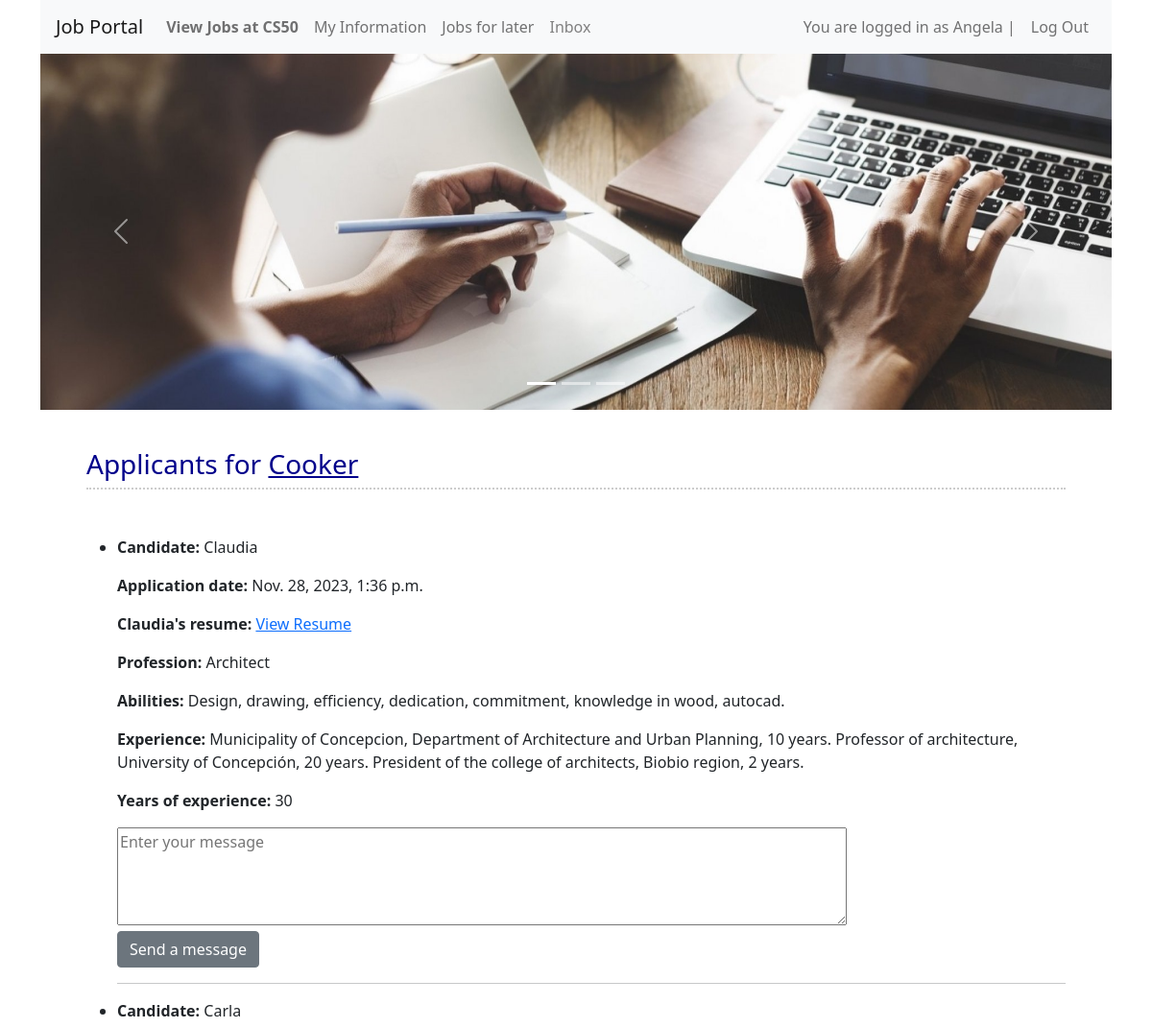
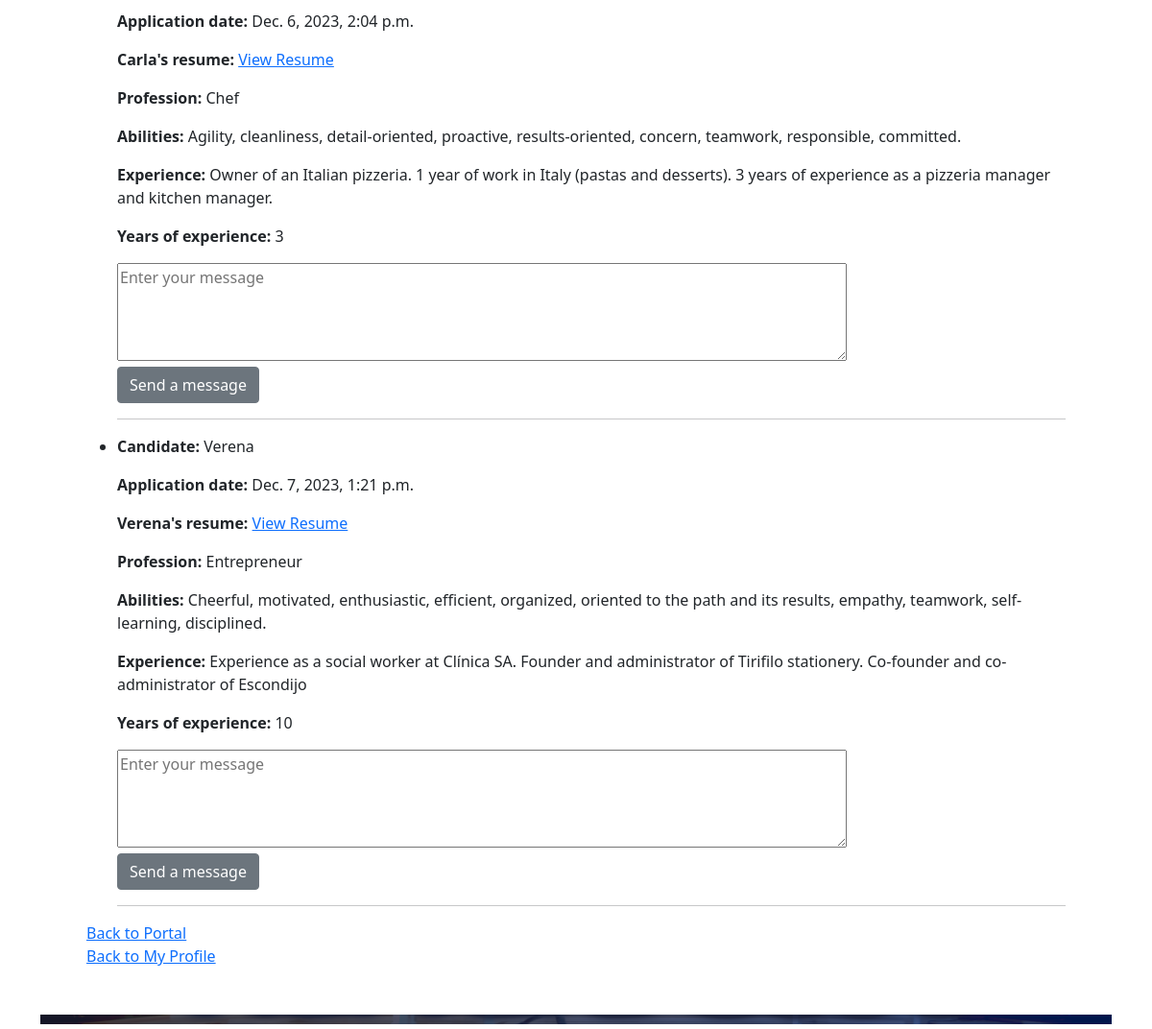
The page /candidates/1 (signed in) on the database its author committed (2 pictures, top to bottom).
### joboffers/models.py (models this page shows, shortened)
class User(AbstractUser):
    pass

class Offer_job(models.Model):
    STATUS_CHOICES = [
        ('available', 'Available'),
        ('filled', 'Filled'),
    ]
    title = models.CharField(max_length=1000, default="")
    company_name = models.CharField(max_length=1000, default="Reserved")
    company_data = models.CharField(max_length=1000, default="")
    job_description = models.CharField(max_length=1000, default="")
    category = models.CharField(max_length=140, default="")
    location =models.CharField(max_length=1000, default="")
    status = models.CharField(max_length=20, choices=STATUS_CHOICES, default='available')
    saved_by = models.ManyToManyField(User, related_name='saved_jobs', blank=True)
    created_by = models.ForeignKey(User, on_delete=models.CASCADE, related_name='created_jobs', null=True, blank=True)
    posted_by = models.ForeignKey(User, on_delete=models.CASCADE, related_name='posted_jobs', null=True, blank=True)

class Application(models.Model):
    user = models.ForeignKey(User, on_delete=models.CASCADE, related_name="user_applications")
    job = models.ForeignKey(Offer_job, on_delete=models.CASCADE, related_name="job_applied", default="")
    date = models.DateTimeField(auto_now_add=True)
    user_profile = models.ForeignKey(User_profile, on_delete=models.CASCADE, null=True, blank=True)

class User_profile(models.Model):
    user = models.ForeignKey(User, on_delete=models.CASCADE)
    title = models.CharField(max_length=400, default="")
    experience = models.CharField(max_length=1000)
    habilities = models.CharField(max_length=1000)
    years = models.IntegerField(default=0)
    resume = models.FileField(upload_to='resumes/', null=True, blank=True)

### joboffers/views.py (the view)
# urls.py: path("candidates/<int:job_id>", views.candidates, name="candidates"),
@login_required
def candidates(request, job_id):
    job = get_object_or_404(Offer_job, id=job_id)
    applications = Application.objects.filter(job=job)
    return render(request, 'joboffers/candidates.html', {
        "applications": applications,
        "job": job
    })

### joboffers/templates/joboffers/candidates.html (shortened to what this page needs)
{% extends "joboffers/layout.html" %}
{% block body %}
    <div class="my-3 mx-5" style="align-items: center;">
        <h3>Applicants for <u>{{ job.title }}</u></h3>
        <div style="border-top: 2px dotted #ccc"></div><br>
        <ul>
            <br>
            {% if applications %}
                {% for application in applications %}
                    <li>
                        <p><strong>Candidate:</strong> {{ application.user.username }}</p>
                        <p><strong>Application date:</strong> {{ application.date }}</p>
                        <p><strong>{{ application.user.username }}'s resume:</strong> <a href="{{ application.user_profile.resume.url }}" target="_blank">View Resume</a></p>
                        <p><strong>Profession:</strong> {{ application.user_profile.title }}</p>
                        <p><strong>Abilities:</strong> {{ application.user_profile.habilities }}</p>
                        <p><strong>Experience:</strong> {{ application.user_profile.experience }}</p>
                        <p><strong>Years of experience:</strong> {{ application.user_profile.years }}</p>
                        <form action="{% url 'send_message' receiver_id=application.user.id %}" method="post">
                            <textarea id="messageContent_{{ application.user.id }}" name="content" placeholder="Enter your message" cols="80" rows="4"></textarea><br>
                            <button type="submit" class="btn btn-secondary" onclick="return validateMessage('{{ application.user.id }}')">Send a message</button>
                        </form>
                        <hr>
                    </li>
                {% endfor %}
            {% else %}
                <li><h5>No candidates yet.</h5></li>
                <hr>
            {% endif %}
        </ul>
        <a href="{% url 'index' %}">Back to Portal</a>
        <br>
        <a href="{% url 'profile' %}">Back to My Profile</a>
    </div>
{% endblock %}

### joboffers/templates/joboffers/layout.html (shortened to what this page needs)
{% load static %}
<!DOCTYPE html>
<html lang="en">
<head>
    <link rel="stylesheet" href="https://stackpath.bootstrapcdn.com/bootstrap/4.4.1/css/bootstrap.min.css">
    <link href="{% static 'joboffers/styles.css' %}" rel="stylesheet">
    <link rel="stylesheet" href="https://use.fontawesome.com/releases/v6.4.0/css/all.css">
    <link href="https://cdn.jsdelivr.net/npm/bootstrap@5.1.3/dist/css/bootstrap.min.css" rel="stylesheet">
</head>
<body>
    <div class="container">
            <nav class="navbar navbar-expand-lg navbar-light bg-light">
            <a class="navbar-brand" href="{% url 'index' %}">Job Portal</a>
            <div class="collapse navbar-collapse" id="navbarNav">
                <ul class="navbar-nav mr-auto">
                    {% if user.is_authenticated %}
                        <li class="nav-item">
                            <a class="nav-link" href="{% url 'search_jobs' %}"><strong>View Jobs at CS50</strong></a>
                        </li>
                        <li class="nav-item">
                            <a class="nav-link" href="{% url 'profile' %}">My Information</a>
                        </li>
                        <li class="nav-item">
                            <a class="nav-link" href="{% url 'saved_jobs' %}">Jobs for later</a>
                        </li>
                        <li class="nav-item">
                            {% if unread_messages %}
                                <a class="nav-link" href="{% url 'inbox' %}" style="color: red;">Inbox</a>
                            {% else %}
                                <a class="nav-link" href="{% url 'inbox' %}" style="color: grey;">Inbox</a>
                            {% endif %}
                        </li>
                </ul>
                <div class="navbar-nav ml-auto">
                    <span class="nav-item nav-link">
                        You are logged in as {{ user.username }} |
                    </span>
                    <a class="nav-item nav-link" href="{% url 'logout_view' %}">
                        Log Out
                    </a>
                </div>
                    {% endif %}
            </div>
        </nav>
        <div id="carouselExampleCaptions" class="carousel slide" data-bs-ride="carousel">
            <div class="carousel-indicators">
            <button type="button" data-bs-target="#carouselExampleCaptions" data-bs-slide-to="0" class="active" aria-current="true" aria-label="Slide 1"></button>
            <button type="button" data-bs-target="#carouselExampleCaptions" data-bs-slide-to="1" aria-label="Slide 2"></button>
            <button type="button" data-bs-target="#carouselExampleCaptions" data-bs-slide-to="2" aria-label="Slide 3"></button>
            </div>
            <div class="carousel-inner">
                {% if user.is_authenticated %}
                    <div class="carousel-item active">
                        <img src="{% static 'joboffers/JobSearch2.jpg' %}" class="d-block w-100" alt="firstslide" style="max-height: 400px;">
                        <div class="carousel-caption d-none d-md-block">
                        </div>
                    </div>
                {% endif %}
            </div>
            <button class="carousel-control-prev" type="button" data-bs-target="#carouselExampleCaptions" data-bs-slide="prev">
            <span class="carousel-control-prev-icon" aria-hidden="true"></span>
            </button>
            <button class="carousel-control-next" type="button" data-bs-target="#carouselExampleCaptions" data-bs-slide="next">
            <span class="carousel-control-next-icon" aria-hidden="true"></span>
            </button>
        </div>
        <br>
        <div class="body">
            {% block body %}
            {% endblock %}
        </div>
    </div>
</body>
<footer>
    <br>
    <div class="container">
        <div class="text-center">
            <img src="{% static 'joboffers/footer3.png' %}" class="img-fluid" alt="footerpic" style="max-height: 10px;">
        </div>
    </div>
</footer>
</html>

### joboffers/static/joboffers/styles.css (style rules this page uses)
body { background-color: #fff; color: #000; font-family: 'Arial', sans-serif; }
h1, h2, h3, h4, h5, h6 { color: darkblue; }
footer img { width: 100%; }
footer { max-width: none; }

### rows shown on the page
User: username "Angela"
Offer_job: title "Cooker"
Application: user.username "Claudia", date "Nov. 28, 2023, 1:36 p.m.", user_profile "Architect", user_profile.habilities "Design, drawing, efficiency, dedication, commitment, knowledge in wood, autocad.", user_profile.experience "Municipality of Concepcion, Department of Architecture and Urban Planning, 10 years. Professor of architecture, University of Concepción, 20 years. President of the college of architects, Biobio region, 2 years.", user_profile.years "30", content "Enter your message"
Application: user.username "Carla", date "Dec. 6, 2023, 2:04 p.m.", user_profile "Chef", user_profile.habilities "Agility, cleanliness, detail-oriented, proactive, results-oriented, concern, teamwork, responsible, committed.", user_profile.experience "Owner of an Italian pizzeria. 1 year of work in Italy (pastas and desserts). 3 years of experience as a pizzeria manager and kitchen manager.", user_profile.years "3", content "Enter your message"
Application: user.username "Verena", date "Dec. 7, 2023, 1:21 p.m.", user_profile "Entrepreneur", user_profile.habilities "Cheerful, motivated, enthusiastic, efficient, organized, oriented to the path and its results, empathy, teamwork, self-learning, disciplined.", user_profile.experience "Experience as a social worker at Clínica SA. Founder and administrator of Tirifilo stationery. Co-founder and co-administrator of Escondijo", user_profile.years "10", content "Enter your message"
